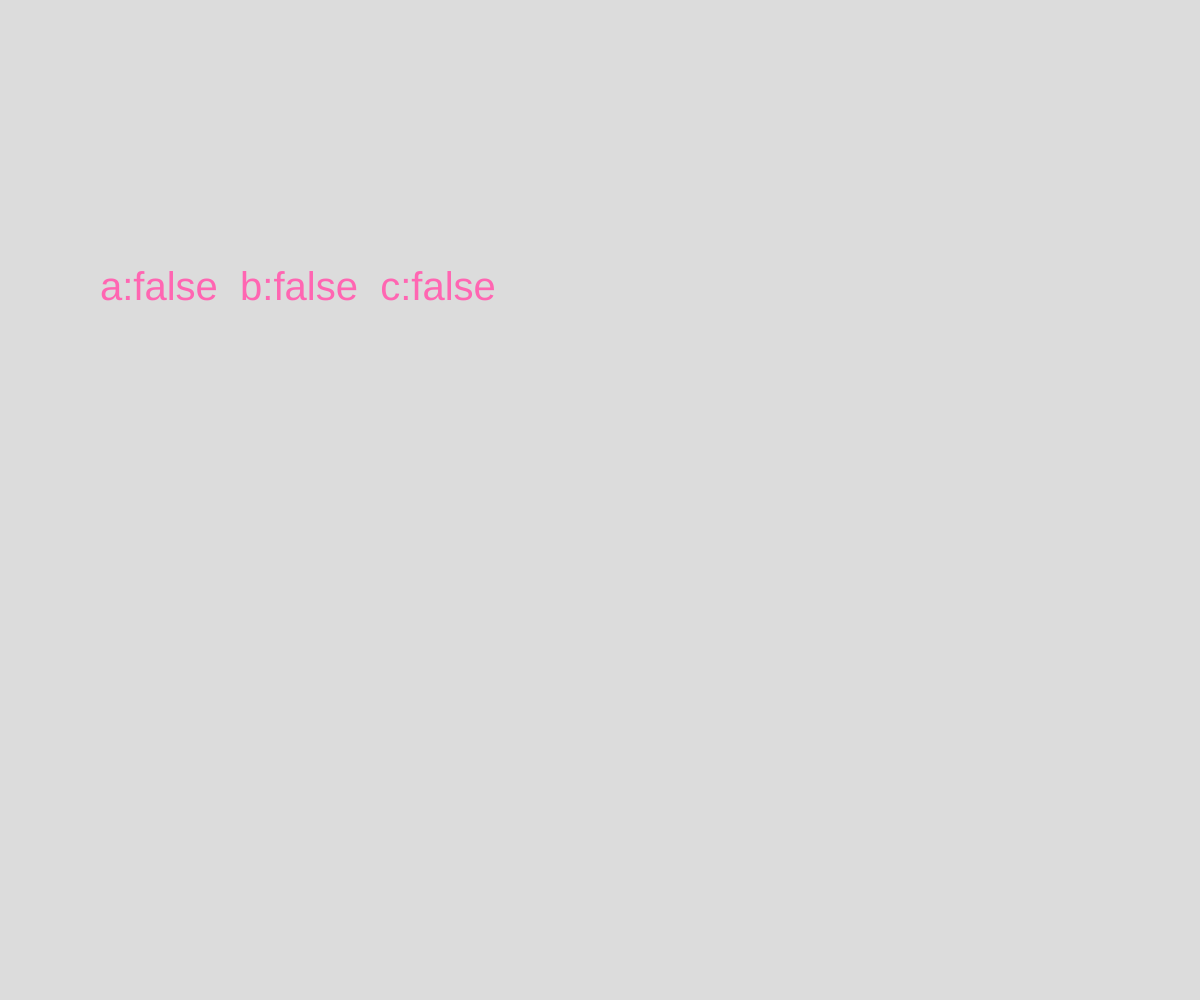
Frame 1 (no input)
Frame 60 (no input): identical to frame 1, image omitted
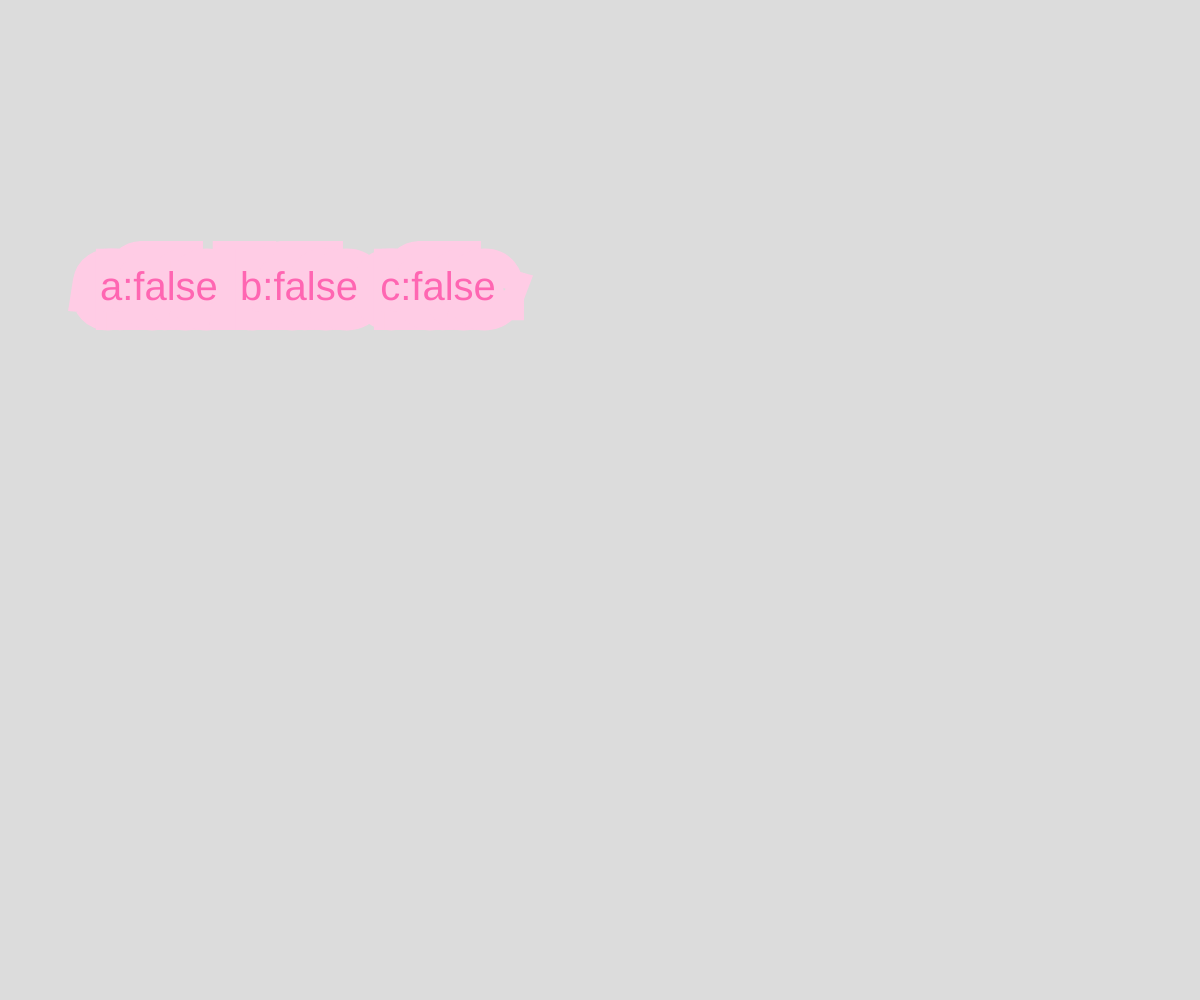
Frame 120 (the mouse pressed at the canvas centre since frame 60)

The p5.js sketch that drew these frames (run headless with seeded random() and noise() and a simulated clock; from frame 60 on, the mouse is pressed at the canvas centre):

// p5.js sketch
// ── sketch.js
// Multiple Keys and Outlines
// Joy Min
// September 25

// kkeyIsDown( keycode ) + returns boolean
function setup() {
  createCanvas(windowWidth, windowHeight);
}

function draw() {
  background(220);
  checkMulti();
}

function checkMulti(){
  strokeWeight( mouseX / 10 );
  stroke(255, 204, 229);
  fill(255, 102, 178 );
  // check for multiple keypresses(3 simulacteneous)
  let a = keyIsDown(65); // "a"
  let b = keyIsDown(65); // "b"
  let c = keyIsDown(67); // "c"
  textSize(40);
  text("a:"+ a + "\tb:" + b + "\tc:" + c, 100, 300);
}
